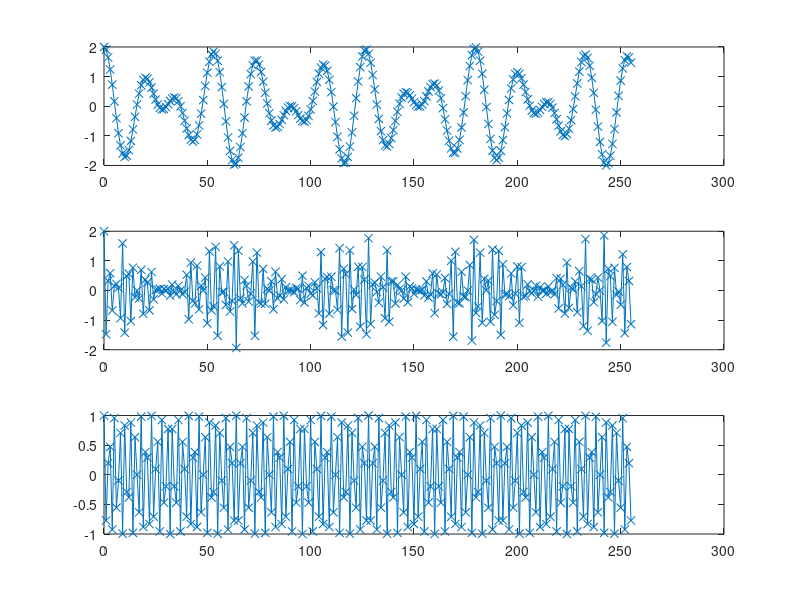

The MATLAB source for this figure:
clc;clear all; close all
f1=1/18;
f2=5/128;
fc=50/128;
n=0:255;
N1=128
x=cos(2*pi*f1*n)+cos(2*pi*f2*n);
xa=cos(2*pi*f1*n).*cos(2*pi*fc*n)+cos(2*pi*f2*n).*cos(2*pi*fc*n)
xc=cos(2*pi*fc*n)
subplot(3,1,1)
plot(n,x,'-x')
subplot(3,1,2)
plot(n,xa,'-x')
subplot(3,1,3)
plot(n,xc,'-x')


